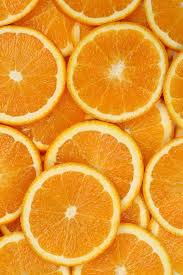
#> input picture Practice_7/oranges_1.jpg, 183 x 275 px
$ python main_7.py
#> lines starting #> are read from the running program, lines starting #| are printed output that depends on the picture
import numpy as np
import cv2
from collections import Counter


image_path = 'oranges_1.jpg'
image = cv2.imread(image_path, cv2.IMREAD_GRAYSCALE)
#> image: shape (275, 183); min 31, max 245, mean 164

image = image.astype(np.float32)
np.savetxt('image.txt', image, fmt="%d")


def haar_transform(img):
    h, w = img.shape
#> h = 275; w = 183
    temp = np.zeros_like(image, dtype=np.float32)
    for i in range(h):
        for j in range(0, w, 2):
            if j + 1 < w:
                # Среднее (низкие частоты)
                temp[i, j // 2] = (image[i, j] + image[i, j + 1]) / 2
                # Разность (высокие частоты)
                temp[i, j // 2 + w // 2] = (image[i, j] - image[i, j + 1]) / 2
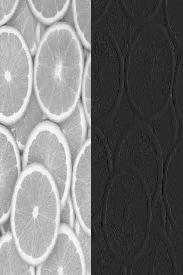
#> temp: shape (275, 183) float32; min -48.5, max 237.5, mean 81.5; drawn with min black and max white

    result = np.zeros_like(temp, dtype=np.float32)
    for j in range(w):
        for i in range(0, h, 2):
            if i + 1 < h:
                # LL компонента
                result[i // 2, j] = (temp[i, j] + temp[i + 1, j]) / 2
                # HL компонента
                result[i // 2 + h // 2, j] = (temp[i, j] - temp[i + 1, j]) / 2
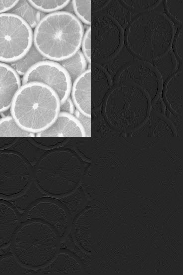
#> result: shape (275, 183) float32; min -41.25, max 233, mean 40.6; drawn with min black and max white

    ll = result[:h // 2, :w // 2]
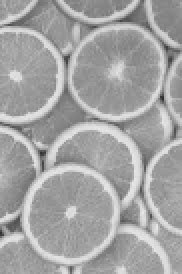
#> ll: shape (137, 91) float32 (shown 2 times larger); min 43.75, max 233, mean 164
    hl = result[h // 2:, :w // 2]
    lh = result[:h // 2, w // 2:]
    hh = result[h // 2:, w // 2:]
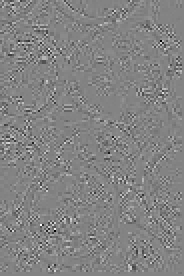
#> hh: shape (138, 92) float32 (shown 2 times larger); min -17.25, max 16.25, mean 0.00284; drawn with min black and max white

    return ll, lh, hl, hh


ll, lh, hl, hh = haar_transform(image)
n_quants = 4


def quantize(coeffs, n_quants):
#> called with n_quants = 4
    min_val = np.min(coeffs)
#> min_val = -41.25
    max_val = np.max(coeffs)
#> max_val = 39.25
    step = (max_val - min_val) / n_quants
#> step = 20.12
    quantized = np.round((coeffs - min_val) / step).astype(int)
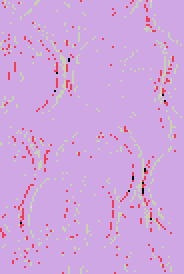
#> quantized: shape (137, 92) int64 (shown 2 times larger); 5 distinct labels, from 0 to 4; one colour per label, 0 black
    return quantized, min_val, step


lh_q, lh_min, lh_step = quantize(lh, n_quants)
#> lh_min = -41.25; lh_step = 20.12
hl_q, hl_min, hl_step = quantize(hl, n_quants)
#> call 2 of quantize, with n_quants = 4
#> in quantize (call 2), `min_val = np.min(coeffs)`: min_val = -41
#> in quantize (call 2), `max_val = np.max(coeffs)`: max_val = 39.5
#> in quantize (call 2), `quantized = np.round((coeffs - min_val) / step).astype(int)`:
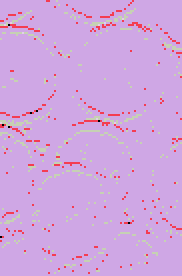
#> quantized: shape (138, 91) int64 (shown 2 times larger); 5 distinct labels, from 0 to 4; one colour per label, 0 black
#> hl_min = -41; hl_step = 20.12
hh_q, hh_min, hh_step = quantize(hh, n_quants)
#> call 3 of quantize, with n_quants = 4
#> in quantize (call 3), `min_val = np.min(coeffs)`: min_val = -17.25
#> in quantize (call 3), `max_val = np.max(coeffs)`: max_val = 16.25
#> in quantize (call 3), `step = (max_val - min_val) / n_quants`: step = 8.38
#> in quantize (call 3), `quantized = np.round((coeffs - min_val) / step).astype(int)`:
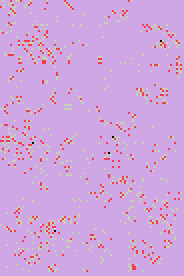
#> quantized: shape (138, 92) int64 (shown 2 times larger); 5 distinct labels, from 0 to 4; one colour per label, 0 black
#> hh_min = -17.25; hh_step = 8.38


def run_length_encode(data):
    encoded = []
    for value, count in Counter(data.flatten()).items():
        encoded.append((value, count))
#> this loop made 5 passes
#> (value, count) on passes 1 to 5: (2, 11587), (3, 640), (1, 355), (4, 5), (0, 17)
#> after the loop, encoded = [(2, 11587), (3, 640), (1, 355), (4, 5), (0, 17)]
    return encoded


lh_rle = run_length_encode(lh_q)
#> lh_rle = [(2, 11587), (3, 640), (1, 355), (4, 5), (0, 17)]
hl_rle = run_length_encode(hl_q)
#> the loop in run_length_encode (call 2), `for value, count in Counter(data.flatten()).items():` made 5 passes
#> (value, count) on passes 1 to 5: (2, 11686), (1, 358), (3, 497), (4, 9), (0, 8)
#> hl_rle = [(2, 11686), (1, 358), (3, 497), (4, 9), (0, 8)]
hh_rle = run_length_encode(hh_q)
#> hh_rle = [(2, 11542), (3, 719), (1, 426), (0, 5), (4, 4)]

with open('wavelet_data.txt', 'w') as f:
    np.savetxt(f, ll, fmt='%d')
    f.write('\n')
    for value, count in lh_rle:
        f.write(f"{value} {count}\n")
    f.write('\n')
    for value, count in hl_rle:
        f.write(f"{value} {count}\n")
#> this loop made 5 passes
    f.write('\n')
    for value, count in hh_rle:
        f.write(f"{value} {count}\n")
#> this loop made 5 passes

original_size = image.nbytes
#> original_size = 201300
compressed_size = 0
with open('wavelet_data.txt', 'r') as f:
    compressed_size = len(f.read().encode('utf-8'))

print(f"Размер исходного изображения: {original_size} байт")
#| Размер исходного изображения: 201300 байт
print(f"Размер сжатого изображения: {compressed_size} байт")
print(f"Степень сжатия: {original_size / compressed_size:.2f} раз(а)")
#| Степень сжатия: 4.04 раз(а)
